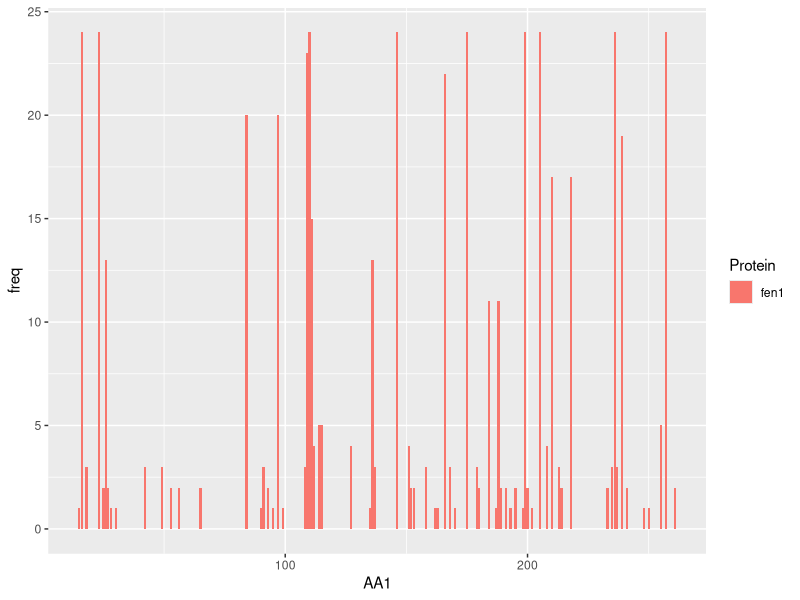

The R script that drew this image:
setwd("~/suny/RESEARCH_DOC/A_THESIS_WORK/CHAPTER_5_COEVOLV_RESIDUE/eukarya")

## system('pandoc  -t latex --standalone --smart --number-sections --template=report.tex -f markdown -o whitepaper.pdf "whitepaper.Rmd"')

library(dplyr)
library(ggplot2)
library(readr)
library(tidyr)


fen1_pcna <- read_csv("FEN1_INTER_COEV.csv")
fen1_pcna
fen1_splitted <- fen1_pcna %>% 
    separate(., AA1, into=c("AA1_algn", "AA1"), sep="\\(", extra="drop")

fen1_splitted <- fen1_splitted %>% 
    separate(., AA1, into=c("AA1"), sep="\\)", extra="drop")


fen1_splitted <- fen1_splitted %>% 
    separate(., AA2, into=c("AA2_algn", "AA2"), sep="\\(", extra="drop")

fen1_splitted <- fen1_splitted %>% 
    separate(., AA2, into=c("AA2"), sep="\\)", extra="drop")
fen1_splitted <- fen1_splitted %>% 
    mutate(AA1_algn=as.numeric(AA1_algn), AA1=as.numeric(AA1),
           AA2_algn=as.numeric(AA2_algn), AA2=as.numeric(AA2)
           )
fen1_freq <- fen1_splitted %>% 
    filter(Correlation>=0.8) %>% group_by(AA1) %>% 
    summarise(freq=n()) %>% mutate(protein="fen1")
fen1_freq

p <- ggplot(fen1_freq, aes(AA1, y=freq, fill=protein)) + geom_bar(stat="identity")
p+ labs(fill="Protein")
##Sys.getenv("PATH")
